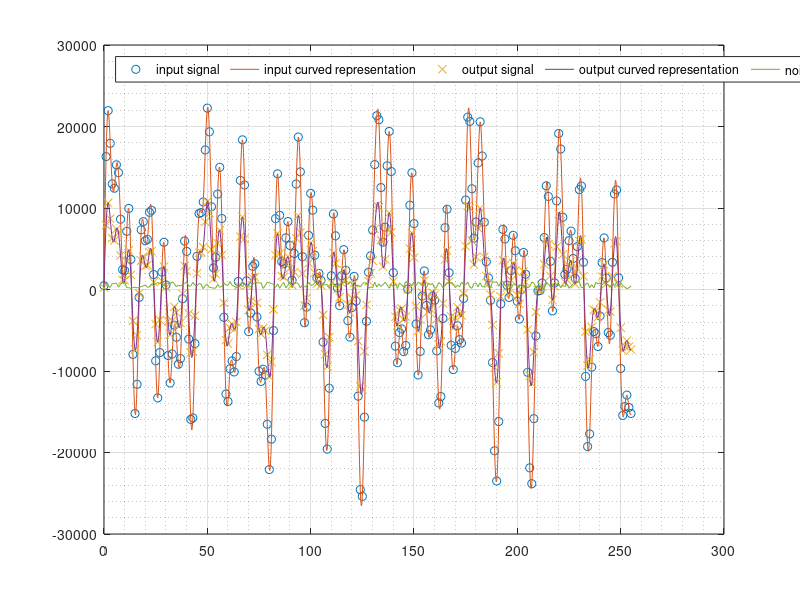

Source code (MATLAB):
%AGC algorithm

%samples chunk fit to 4ms
N = 256;
%number of samples vector
x =0: 1: N-1;

%create input vector
sample_rate = 16000;
sn_ratio    = 100; %signal/noise
signal_freq = randi([300,3400],5, 1);
signal_amp  = 32768/size(signal_freq,1);
in_signal   = signal_amp * sin( 2 * pi * (signal_freq/sample_rate) * x);
in_signal   = ceil(in_signal); %round up to integeres
in_signal   = sum(in_signal);

%add noise
noise       = (randi([100,1000],256, 1))';
in_signal   = in_signal + noise;



% normalize signal
MAX_RANGE = 32767; % was observed from CDC work
in_sign_n = in_signal/MAX_RANGE;

plot(x, in_sign_n);
legend({'input signal normalized to 25000'}, ...
         'Location','northwest',             ...
         'Orientation','horizontal');
%             N-1     
%            ----     
%         1  \        2
% P    = --- /    x[n]        power of the signal
%         N  ---- 
%            n = 0

%             N-1     
%            ----     
%            \        2
% E    =     /    x[n]        energy of the signal
%            ---- 
%            n = 0
E=0; P=0;
for idx = 1:N
    val = in_sign_n(idx)^2;
    E   = E + val;       %energy
    P   = P + ( val/N ); %power
end
%  p (in db) = 10*log10(p/p_ref)
%  since the value of p_ref is taken as 1 Watt , equation becomes
%  p (in db) = 10*log10(p)
p_db = 10 * log10(P);
fprintf("Power of signal  : %s\n", num2str(p_db));
fprintf("Energy of signal : %s\n", num2str(E));

CDC_MAX = 25000; %observed
in_sign_max(1:N) = CDC_MAX/MAX_RANGE;
P_max = sum(in_sign_max.^2/N);
E_max = sum(in_sign_max.^2);
p_db_max = 10 * log10(P_max);

CDC_MIN = 1000; %proposed
in_sign_min(1:N) = CDC_MIN/MAX_RANGE;
P_min = sum(in_sign_min.^2/N);
E_min = sum(in_sign_min.^2);
p_db_min = 10 * log10(P_min);

p_db_norm = (p_db_max + p_db_min)/2;
P_norm = 10^(p_db_norm/10);
E_norm = P_norm * N;

%          output power     =     input power       * K_Coeff
% 
%              N-1                   N-1
%             ----                   ----
%          1  \        2          1  \        2
%         --- /    y[n]     =    --- /    x[n]      * K_Coeff
%          N  ----                N  ----
%             n = 0                  n = 0

%              N-1                   N-1
%             ----                   ----
%             \        2            \          2
%             /    y[n]     =       /    ( x[n]     * K_Coeff )
%             ----                  ----
%             n = 0                  n = 0 
% calculate the multiplication factor K for the signal
%       /-----------------------
% K = \/output_power/input_power

K = sqrt(P_norm / P);
out_signal = in_signal * K;

spl_x  = 0: 0.25: N-1;
in_spl_y  = spline(x,  in_signal,  spl_x);
out_spl_y = spline(x,  out_signal, spl_x);
plot(x,        in_signal,  'o', ...
     spl_x,    in_spl_y,        ...     
     x,        out_signal, 'x', ...
     spl_x,    out_spl_y,       ...
     x,        noise);
 
 legend({'input signal',                ...
         'input curved representation', ...
         'output signal',               ...
         'output curved representation',...
         'noise'},                      ...
         'Location','northwest',        ...
         'Orientation','horizontal');
grid on;
grid minor;